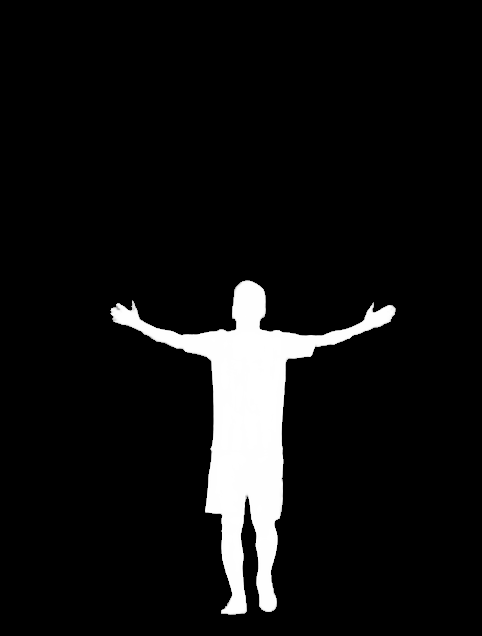
#> input picture Projects_by_AI/Messi_ASCII/messi_mask.png, 482 x 636 px
$ python Messi_v2_window_feet_first.py --photo messi_mask.png
#> lines starting #> are read from the running program, lines starting #| are printed output that depends on the picture
### Projects_by_AI/Messi_ASCII/messi_ascii.py
"""
Messi in ASCII - the engine behind the three versions.

The whole photo (Messi with his arms open, the crowd, both flags, the photographers
and the pitch) is drawn with text characters. Every character is chosen from the
photo: denser characters where it is brighter, line characters ( / \\ | _ ( ) ) along
edges, and the words MESSI written with real letters. Each character sits on a dim
version of its own colour and the character makes up the rest, so the picture keeps
the photo's real colours. Glowing particles fly in and build Messi first; then the
stadium lights up around him in a wave.

Run one of the three versions (they all use this file and messi_art.npz):
  python Messi_v1_window_head_first.py   window, small letters, he forms from his head down
  python Messi_v2_window_feet_first.py   window, big letters, he forms from his feet up
  python Messi_v3_terminal.py            in the terminal, filling it (head first)
  (or run this file and choose 1, 2 or 3)
Add --mp4 to save that version as a video, --png for a still picture.
Remake the art from the photo: python messi_ascii.py --photo messi.jpg --save-art
Needs:   pip install numpy opencv-python pillow imageio-ffmpeg
Keys:    R or Space = play again,  Esc or Q = close  (in a window, F = full screen)
"""

import argparse
import math
import os
import shutil
import sys
import time
from functools import lru_cache

import cv2
import numpy as np
from PIL import Image, ImageDraw, ImageFont

HERE = os.path.dirname(os.path.abspath(__file__))

# ------------------------------------------------------------------ settings
PHOTO, MASK, ART_FILE = "messi.jpg", "messi_mask.png", "messi_art.npz"
VIDEO_SECONDS = 16.0
FPS = 60
SEED = 10                       # another number gives different particle paths
TINT = 0.40                     # how bright a character's background is, as a part of its colour
PARTICLES = 5000                # about this many particles build Messi in a window (fewer in a terminal)

# ------------------------------------------------------------------ layout
# The picture is 1080 x 1440 pixels (the photo's own shape). Small letters are
# 6 x 12 pixels (180 x 120 characters), big letters 12 x 24 (90 x 60).
W, H = 1080, 1440
GRIDS = {"small": (6, 12), "big": (12, 24)}
TERM_ROWS = tuple(range(16, 64, 2)) + tuple(range(64, 124, 4))   # terminal art: this many rows tall

# what each version does: where it plays, its letters and which way Messi forms
VERSIONS = {1: dict(where="window", grid="small", way="down", name="window, small letters, head first"),
            2: dict(where="window", grid="big", way="up", name="window, big letters, feet first"),
            3: dict(where="terminal", grid="small", way="down", name="terminal, head first")}

# characters
RAMP = " .:-=+*#%@"            # shading: the more ink, the brighter
LINES = "/\\|_()<>^v'`"        # shapes that follow edges
FLICKER = "@#%&*+=$"           # characters flash through these as a particle lands
GLYPHS = "".join(dict.fromkeys(RAMP + LINES + FLICKER + "".join(map(chr, range(32, 127)))))   # every ASCII character
# words in the photo, written with real letters (box as parts of the photo's width and height)
TEXTS = (("MESSI", (237 / 482, 344 / 636, 267 / 482, 354 / 636)),     # on his shirt
         ("MESSI", (87 / 482, 125 / 636, 145 / 482, 143 / 636)))      # on the banner in the crowd
CAPTION = (300 / 482, 26 / 636, 430 / 482, 64 / 636)                  # 'My GOAT', painted out of the photo

# timeline (seconds)
T_BUILD = 1.4                   # the first particles land
T_MESSI = 8.6                   # Messi is complete
FLY = (1.3, 2.4)                # each particle flies this long (shortest, longest)
T_STAGE = 8.9                   # the stadium starts to light up around him...
STAGE = 3.0                     # ...and takes this long to reach the corners
T_ALL = T_STAGE + STAGE + 0.6   # everything is there; the crowd's lights twinkle


# ------------------------------------------------------------------ small helpers
def smoothstep(e0, e1, x):
    x = np.clip((np.asarray(x, np.float32) - e0) / (e1 - e0), 0.0, 1.0)
    return x * x * (3.0 - 2.0 * x)


def to_linear(c):
    """sRGB colour (0..1) -> linear light."""
    c = np.asarray(c, np.float32)
    return np.where(c <= 0.04045, c / 12.92, ((c + 0.055) / 1.055) ** 2.4).astype(np.float32)


def to_srgb(c):
    """Linear light (0..1) -> sRGB colour."""
    c = np.clip(np.asarray(c, np.float32), 0.0, 1.0)
    return np.where(c <= 0.0031308, c * 12.92, 1.055 * c ** (1 / 2.4) - 0.055).astype(np.float32)


class Gradient:
    """Colour at any position between colour stops; works on whole arrays at once."""

    def __init__(self, *stops, n=512):
        pos = np.array([p for p, _ in stops], np.float32)
        cols = np.array([c for _, c in stops], np.float32)
        self.lo, self.k = float(pos[0]), (n - 1) / float(pos[-1] - pos[0])
        grid = np.linspace(pos[0], pos[-1], n)
        self.lut = np.stack([np.interp(grid, pos, cols[:, i]) for i in range(3)], 1).astype(np.float32)

    def __call__(self, v):
        i = ((np.asarray(v, np.float32) - self.lo) * self.k).astype(np.int32)
        return self.lut[np.clip(i, 0, len(self.lut) - 1)]


HOT = Gradient((0.0, (0.0, 0.0, 0.0)), (0.3, (0.5, 0.06, 0.01)), (0.55, (1.6, 0.55, 0.08)),
               (0.8, (2.6, 1.7, 0.6)), (1.0, (3.4, 3.0, 2.4)))       # glowing: dark red .. orange .. white
SPARK = np.array([1.0, 0.85, 0.62], np.float32)                      # warm glow of a flying particle
WHITE = np.array([1.0, 0.97, 0.92], np.float32)
EMPTY_BG = (10, 8, 14)                                               # the dark background (terminal)
LUMA = np.array([0.299, 0.587, 0.114], np.float32)


def find_font(names):
    folders = [os.path.join(os.environ.get("WINDIR", "C:/Windows"), "Fonts"),
               "/usr/share/fonts/truetype/dejavu", "/Library/Fonts", "/System/Library/Fonts"]
    for name in names:
        for folder in folders:
            if os.path.exists(os.path.join(folder, name)):
                return os.path.join(folder, name)
    return None


@lru_cache(maxsize=None)
def build_atlas(cw, ch):
    """Every character of GLYPHS drawn once into a cw x ch greyscale cell (0..1)."""
    path = find_font(["consolab.ttf", "consola.ttf", "DejaVuSansMono-Bold.ttf", "Menlo.ttc"])
    font = ImageFont.truetype(path, max(6, round(cw / 0.55))) if path else ImageFont.load_default()
    atlas = np.zeros((len(GLYPHS), ch, cw), np.float32)
    for i, g in enumerate(GLYPHS):
        im = Image.new("L", (cw * 3, ch * 3), 0)
        ImageDraw.Draw(im).text((cw * 1.5, ch * 1.5), g, fill=255, font=font, anchor="mm")
        atlas[i] = np.asarray(im, np.float32)[ch:2 * ch, cw:2 * cw] / 255.0
    return atlas


GLYPH_OF = np.zeros(256, np.int32)                                   # character code -> its place in GLYPHS
GLYPH_OF[np.frombuffer(GLYPHS.encode(), np.uint8)] = np.arange(len(GLYPHS))


# ------------------------------------------------------------------ photo -> ASCII art
def load_photo(photo_path, mask_path):
    """The photo (sRGB 0..1, with 'My GOAT' painted out) and how much of each pixel is Messi (0..1)."""
#> called with photo_path = 'messi_mask.png'
    photo = cv2.imread(photo_path)
#> photo is the input picture: shape (636, 482, 3); min 0, max 255, mean 18.1
    if photo is None:
        sys.exit(f"Could not read the photo '{photo_path}'.")
    mask = cv2.imread(mask_path, cv2.IMREAD_GRAYSCALE)
    if mask is None:
        sys.exit(f"Could not read his outline '{mask_path}' ({MASK} should be next to this script).")
    h, w = photo.shape[:2]
    if mask.shape != (h, w):
        mask = cv2.resize(mask, (w, h), interpolation=cv2.INTER_LINEAR)
    x0, y0, x1, y1 = (int(CAPTION[0] * w), int(CAPTION[1] * h), int(CAPTION[2] * w), int(CAPTION[3] * h))
    text = np.zeros((h, w), np.uint8)
    text[y0:y1, x0:x1] = (photo[y0:y1, x0:x1].min(-1) > 140) * 255  # white letters of the caption
#> text: shape (636, 482); every value is 0
    if text.any():
        photo = cv2.inpaint(photo, cv2.dilate(text, np.ones((5, 5), np.uint8)), 6, cv2.INPAINT_TELEA)
    rgb = cv2.cvtColor(photo, cv2.COLOR_BGR2RGB).astype(np.float32) / 255.0
    return rgb, mask.astype(np.float32) / 255.0


def place(rgb, alpha, size):
    """Scale and centre the photo so it covers a picture of this size (a sliver may be cut off)."""
#> called with size = (1080, 1440)
    pw, ph = size
    h, w = rgb.shape[:2]
    s = max(pw / w, ph / h)
    M = np.float32([[s, 0, pw / 2 - s * w / 2], [0, s, ph / 2 - s * h / 2]])
    big = cv2.warpAffine(rgb, M, (pw, ph), flags=cv2.INTER_LANCZOS4, borderMode=cv2.BORDER_REPLICATE)
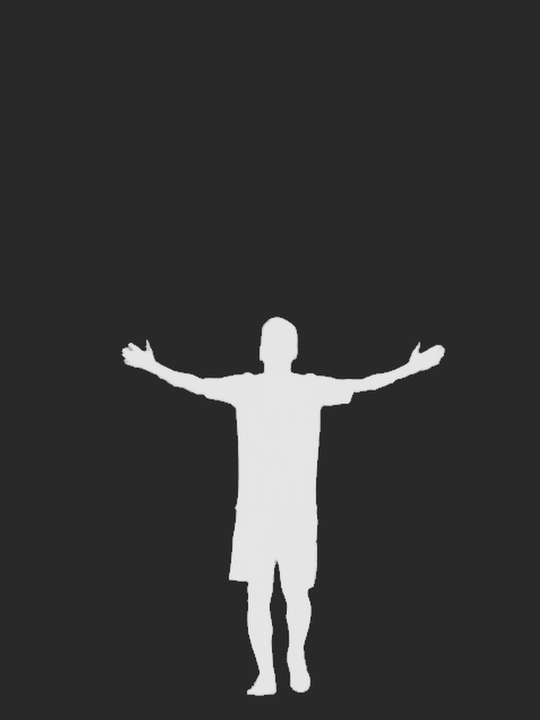
#> big: shape (1440, 1080, 3) float32 (shown at 1/2 size); min -0.221, max 1.13, mean 0.0716; drawn with min black and max white
    a = cv2.warpAffine(alpha, M, (pw, ph), flags=cv2.INTER_LINEAR, borderValue=0)
    return np.clip(big, 0.0, 1.0), np.clip(a, 0.0, 1.0), M


def convert(rgb, alpha, cw, ch, size=(W, H)):
    """Choose a character, its colour and its background colour for every cell (cw x ch pixels of a picture
    of this size). The shading of the photo picks a character from RAMP (more ink = brighter); where the
    photo has a real edge, a character from LINES whose shape lines up with it can win instead. The
    background is a dim version of the cell's colour and the character makes up the rest, so the cell
    looks as bright as the photo there. Returns ASCII codes, colours, background colours (sRGB 0..1) and
    which cells are Messi."""
    cols, rows = size[0] // cw, size[1] // ch
    big, a, M = place(rgb, alpha, size)
#> M = [[2.26, 0, -5.66], [0, 2.26, 0]]
    chars = RAMP + LINES
    G = build_atlas(cw, ch)[[GLYPHS.index(c) for c in chars]]
#> after the loop in build_atlas, `for i, g in enumerate(GLYPHS):`:
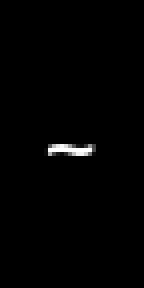
#> im: PIL image 36x72 L (shown 4 times larger); min 0, max 255, mean 2.3
    K, nr = len(chars), len(RAMP)
    ink = G.mean((1, 2))
#> ink = 22 values, max 0.382 at index 9, min 0 at index 0, mean 0.159
    tone_g = ink / ink[:nr].max()                         # how bright each character looks (0..1)
#> tone_g = 22 values, max 1 at index 9, min 0 at index 0, mean 0.417
    blur = 0.8 * cw / 6
    Gs = np.stack([cv2.GaussianBlur(g, (0, 0), blur) for g in G]).reshape(K, -1)
    Gs -= Gs.mean(1, keepdims=True)                       # each character's shape, scaled to length 1
    Gs /= np.maximum(np.linalg.norm(Gs, axis=1, keepdims=True), 1e-6)
    light = 0.5 * (big * LUMA).sum(-1) + 0.5 * big.max(-1)   # vivid colours count as bright, as they look
    soft = cv2.GaussianBlur(light, (0, 0), blur)
    P = soft.reshape(rows, ch, cols, cw).transpose(0, 2, 1, 3).reshape(-1, ch * cw)
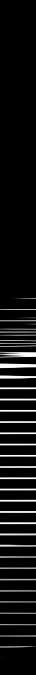
#> P: shape (5400, 288) float32 (shown at 1/8 size); min 0, max 1, mean 0.0718
    Pz = P - P.mean(1, keepdims=True)
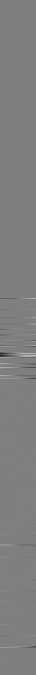
#> Pz: shape (5400, 288) float32 (shown at 1/8 size); min -0.88, max 0.882, mean -3.46e-10; drawn with min black and max white
    contrast = np.linalg.norm(Pz, axis=1) / math.sqrt(ch * cw)             # how much edge is in the cell
#> contrast = 5400 values, max 0.45 at index 2826, min 0 at index 0, mean 0.0124
    match = (Pz @ Gs.T) / np.maximum(contrast * math.sqrt(ch * cw), 1e-6)[:, None]   # -1..1 shape match
    tone = cv2.GaussianBlur(light, (0, 0), cw * 0.6).reshape(rows, ch, cols, cw).mean((1, 3)).ravel()
#> tone = 5400 values, max 1 at index 3288, min 0 at index 0, mean 0.0718
    lo, hi = np.percentile(tone, [1, 99.7])
#> lo = 0; hi = 1
    T = 0.12 + 0.88 * np.clip((tone - lo) / (hi - lo), 0.0, 1.0) ** 0.8   # wanted brightness 0..1
#> T = 5400 values, max 1 at index 2924, min 0.12 at index 0, mean 0.187
    edge = np.clip((contrast - 0.015) / 0.030, 0.0, 1.0) ** 1.5           # 0 flat .. 1 a clear edge
#> edge = 5400 values, max 1 at index 2384, min 0 at index 0, mean 0.0429
    score = 4.0 * (tone_g[None, :] - T[:, None]) ** 2 - 0.6 * edge[:, None] * match
    score[:, nr:] += 0.08 + 2.0 * (1.0 - edge[:, None])                    # line characters only on edges
    score[:, 0] += np.where(T > 0.04, 1.0, 0.0)                            # a blank only for black
    k = score.argmin(1).reshape(rows, cols)
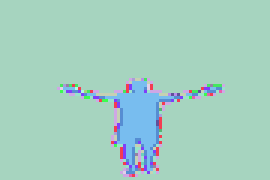
#> k: shape (60, 90) int64 (shown 3 times larger); 20 distinct labels, from 1 to 21; one colour per label, 0 black
    lin = to_linear(big).reshape(rows, ch, cols, cw, 3).mean((1, 3))      # the cell's colour, as light
    fore, back = colours_for(lin, ink[k])
    codes = np.frombuffer(chars.encode(), np.uint8)[k]
    messi = a.reshape(rows, ch, cols, cw).mean((1, 3)) > 0.4

    # the words MESSI, as printed: dark letters on their light background
    ph_h, ph_w = rgb.shape[:2]
    for word, (fx0, fy0, fx1, fy1) in TEXTS:
        cx0, cx1 = M[0, 0] * fx0 * ph_w + M[0, 2], M[0, 0] * fx1 * ph_w + M[0, 2]
        cy0, cy1 = M[1, 1] * fy0 * ph_h + M[1, 2], M[1, 1] * fy1 * ph_h + M[1, 2]
        width, height = (cx1 - cx0) / cw, (cy1 - cy0) / ch
        if width < 0.8 * len(word):                        # too small to write: the shading shows it
            continue
        r0, r1 = max(0, int(cy0 // ch)), min(rows, int(math.ceil(cy1 / ch)))
        c0, c1 = max(0, int(cx0 // cw)), min(cols, int(math.ceil(cx1 / cw)))
        box = to_linear(big[r0 * ch:r1 * ch, c0 * cw:c1 * cw])        # the cells round the word, as light
        lum = box @ LUMA
        y0, x0 = int(cy0) - r0 * ch, int(cx0) - c0 * cw
        inside = lum[y0:int(cy1) - r0 * ch + 1, x0:int(cx1) - c0 * cw + 1]
        ink_lum, paper_lum = np.percentile(inside, 12), np.percentile(inside, 80)
        cut = (ink_lum + paper_lum) / 2.0
        inked = np.clip((cut - lum) / max(0.25 * (paper_lum - ink_lum), 1e-6) + 0.5, 0.0, 1.0)   # 1 = letter
        dark = (box * inked[..., None]).sum((0, 1)) / max(inked.sum(), 1e-6)       # the letters' colour
        n_r, n_c = r1 - r0, c1 - c0
        wpaper = (1.0 - inked).reshape(n_r, ch, n_c, cw)[..., None]
        paper = (box.reshape(n_r, ch, n_c, cw, 3) * wpaper).sum((1, 3)) / np.maximum(wpaper.sum((1, 3)), 1e-6)
        whole = (box * (1.0 - inked)[..., None]).sum((0, 1)) / max((1.0 - inked).sum(), 1e-6)
        some = np.clip(wpaper.mean((1, 3)) / 0.25, 0.0, 1.0)              # cells that are nearly all letter:
        paper = paper * some + whole * (1.0 - some)                        # the word's paper colour instead
        # where each printed letter is: the runs of inked columns, if there is one run for every letter
        prof = inked[y0:int(cy1) - r0 * ch + 1].mean(0) > 0.12
        edges = np.flatnonzero(np.diff(np.r_[0, prof.astype(np.int8), 0]))
        runs = list(zip(edges[::2], edges[1::2]))
        if width / len(word) < 1.6:                                        # letters close together: side by side
            first = int(round((cx0 + cx1) / 2 / cw - len(word) / 2))
            centres = [first + i + 0.5 for i in range(len(word))]
        elif len(runs) == len(word):
            centres = [(a + b) / 2.0 / cw + c0 for a, b in runs]          # in cells
        else:                                                              # evenly over the word's width
            centres = [(cx0 + (i + 0.5) * (cx1 - cx0) / len(word)) / cw for i in range(len(word))]
        places = [int(math.floor(c)) for c in centres]
        for i in range(1, len(places)):                                    # never two letters in one cell
            places[i] = max(places[i], places[i - 1] + 1)
        shift = max(0, places[-1] - (cols - 1))
        places = [p - shift for p in places]
        # the word on one row, each letter where it is printed, on the paper it is printed on
        r = min(rows - 1, int(((cy0 + cy1) / 2) // ch))
        rr = slice(r0, r1) if height > 2.2 else slice(r, r + 1)            # a tall word: its whole band is paper
        codes[rr, c0:c1] = 32
        fore[rr, c0:c1] = back[rr, c0:c1] = paper[rr.start - r0:rr.stop - r0]
        for letter, c in zip(word, places):
            if 0 <= c < cols:
                codes[r, c], fore[r, c] = ord(letter), dark
                if not c0 <= c < c1:
                    back[r, c] = paper[r - r0, min(max(c - c0, 0), n_c - 1)]
    return codes, to_srgb(fore), to_srgb(back), messi


def colours_for(lin, cov, back=None):
    """A character's colour and its background colour (both as light) so that a cell with this much ink
    looks, on average, exactly like the photo's colour lin there. The background is a dim version of the
    colour; the character makes up the rest, and where it cannot (too little ink), the background helps."""
    cov = np.asarray(cov, np.float32)[..., None]
    back = lin * TINT if back is None else back
    fore = np.clip((lin - back * (1.0 - cov)) / np.maximum(cov, 1e-3), 0.0, 1.0)
    back = np.clip((lin - fore * cov) / np.maximum(1.0 - cov, 1e-3), 0.0, 1.0)
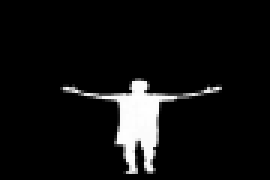
#> back: shape (60, 90, 3) float32 (shown 3 times larger); min 0, max 1, mean 0.0658
    return fore.astype(np.float32), back.astype(np.float32)


def term_cols(rows):
    """Columns of the terminal art that is `rows` tall (terminal characters are twice as tall as wide)."""
    return int(round(rows * W / H * 2.0))


# ------------------------------------------------------------------ the art file
def art_from_photo(photo, grid):
    rgb, alpha = load_photo(photo, os.path.join(HERE, MASK))
    if grid in GRIDS:
        return convert(rgb, alpha, *GRIDS[grid])
#> in convert, `codes = np.frombuffer(chars.encode(), np.uint8)[k]`:
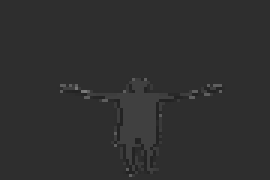
#> codes: shape (60, 90) (shown 3 times larger); min 35, max 124, mean 47.1
#> (the rest of the program and of its run is left out)
